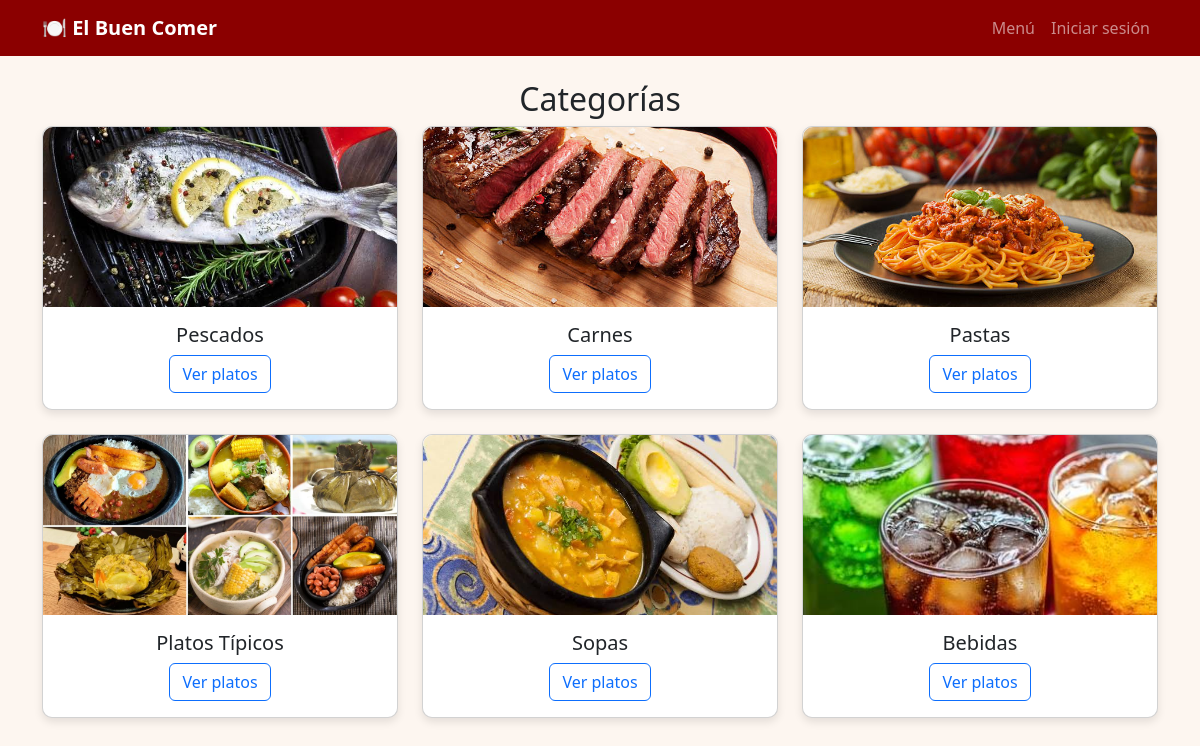
Screenshot of /categorias with the database file from the repository.
### app/models/plato.py (models this page shows)
class Categoria(db.Model):
    __tablename__ = 'categorias'
    id = db.Column(db.Integer, primary_key=True)
    key = db.Column(db.String(50), unique=True, nullable=False)
    nombre = db.Column(db.String(100), nullable=False)
    imagen = db.Column(db.String(200))
    platos = db.relationship('Plato', backref='categoria', lazy=True)

### app/blueprints/cliente/routes.py (the view)
@cliente_bp.route('/categorias')
def categorias():
    categorias = Categoria.query.all()
    return render_template('categorias.html', categorias=categorias)

### app/blueprints/cliente/templates/categorias.html
{% extends 'base.html' %}
{% block content %}
<h2 class="text-center">Categorías</h2>
<div class="row">
    {% for cat in categorias %}
    <div class="col-md-4 mb-4">
        <div class="card h-100">
            <img src="{{ url_for('static', filename='images/' + cat.imagen) }}" class="card-img-top" alt="{{ cat.nombre }}">
            <div class="card-body text-center">
                <h5 class="card-title">{{ cat.nombre }}</h5>
                <a href="{{ url_for('cliente.platos', cat_key=cat.key) }}" class="btn btn-outline-primary">Ver platos</a>
            </div>
        </div>
    </div>
    {% endfor %}
</div>
{% endblock %}

### app/templates/base.html (shortened to what this page needs)
<!DOCTYPE html>
<html lang="es">
<head>
    <link href="https://cdn.jsdelivr.net/npm/bootstrap@5.3.0/dist/css/bootstrap.min.css" rel="stylesheet">
    <link rel="stylesheet" href="{{ url_for('static', filename='css/style.css') }}">
</head>
<body>
    <nav class="navbar navbar-expand-lg navbar-dark bg-dark">
        <div class="container">
            <a class="navbar-brand" href="{{ url_for('cliente.index') }}">🍽️ El Buen Comer</a>
            <div class="collapse navbar-collapse" id="navbarNav">
                <ul class="navbar-nav ms-auto">
                    <li class="nav-item"><a class="nav-link" href="{{ url_for('cliente.categorias') }}">Menú</a></li>
                    {% if session.get('usuario_id') %}
                        <li class="nav-item"><a class="nav-link" href="{{ url_for('cliente.logout') }}">Cerrar sesión</a></li>
                    {% else %}
                        <li class="nav-item"><a class="nav-link" href="{{ url_for('cliente.login') }}">Iniciar sesión</a></li>
                    {% endif %}
                </ul>
            </div>
        </div>
    </nav>
    <div class="container mt-4">
        {% block content %}{% endblock %}
    </div>
</body>
</html>

### app/static/css/style.css (style rules this page uses)
body { background-color: #fdf6f0; font-family: 'Segoe UI', Tahoma, Geneva, Verdana, sans-serif; }
.navbar { background-color: #8b0000 !important; }
.navbar-brand { font-weight: bold; }
.card { border-radius: 10px; box-shadow: 0 4px 8px rgba(0,0,0,0.1); transition: transform 0.2s; }
.card-img-top { height: 180px; object-fit: cover; border-top-left-radius: 10px; border-top-right-radius: 10px; }

### rows the page displays
Categoria: imagen (picture), nombre "Pescados"
Categoria: imagen (picture), nombre "Carnes"
Categoria: imagen (picture), nombre "Pastas"
Categoria: imagen (picture), nombre "Platos Típicos"
Categoria: imagen (picture), nombre "Sopas"
Categoria: imagen (picture), nombre "Bebidas"
